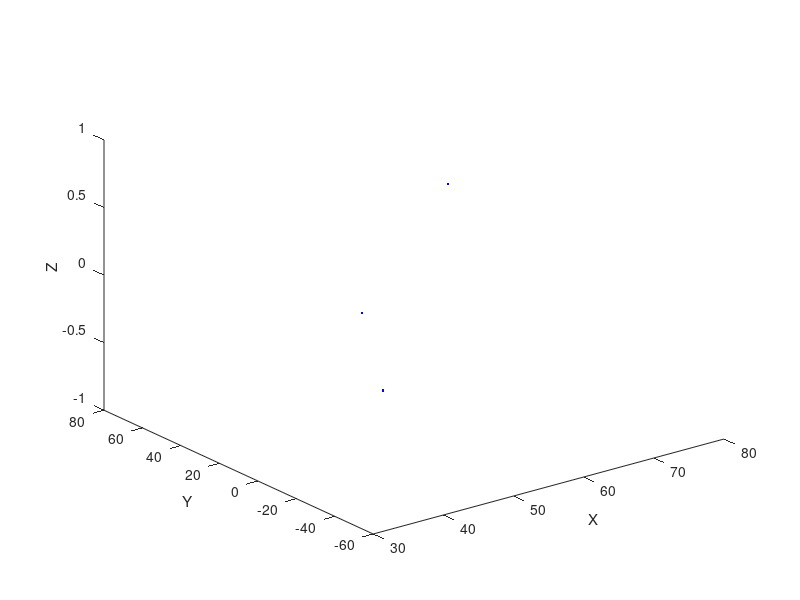

MATLAB code for this plot:
 x=45.7
 y=32.5
 z=78.6
 ang=23;
 A=[x;y;z;1];
 B=[cos(ang),-sin(ang),0,0;sin(ang),cos(ang),0,0;0,0,1,0;0,0,0,1]
 Res=B * A
 Res(4,:)=[]
 Res1=[Res(1,:)]
 Res2=[Res(2,:)]
 Res3=[Res(3,:)]
 
 plot3([x,y,z],[Res1,Res2,Res3],".b")
 #plot3(Res(3,:),".r","LineWidth",50)
xlabel("X")
ylabel("Y")
zlabel("Z")
